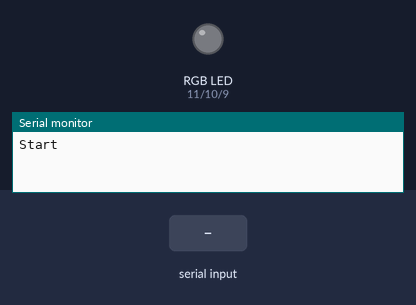
Simulated run of this sketch. Board: Arduino Uno, built with avr-gcc and run on an emulated ATmega328P. On the bench: an RGB LED mixed from three pins (HIGH = lit), the last lines printed to the serial monitor. The inputs (shaded band) are chosen by the test bench. Dim RGB values are drawn brighter than linear.

Above: at 1.2 s.
1.3 s: "90,45,200\n" received over Serial
At 2.5 s:
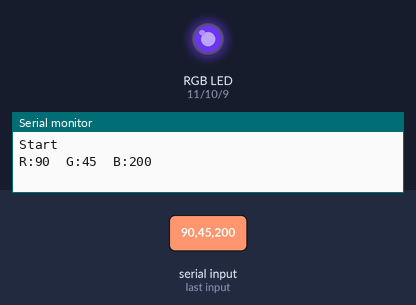
2.8 s: "30,150,10\n" received over Serial
At 3.7 s:
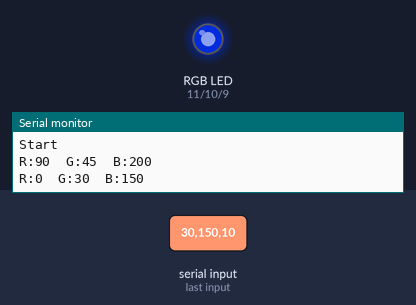
5.8 s: "90,45\n" received over Serial
At 8.0 s:
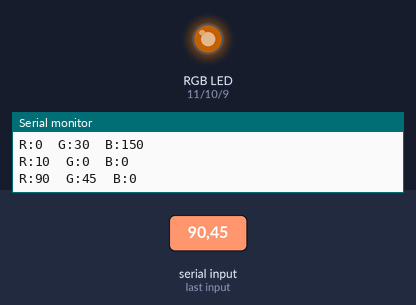
8.3 s: "30,150\n" received over Serial
At 9.8 s:
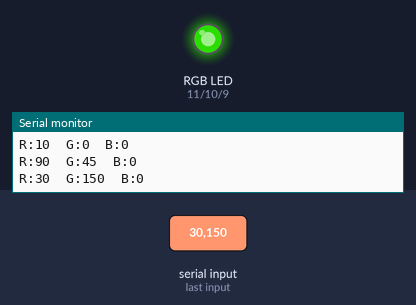
10.8 s: "90\n" received over Serial
At 13.6 s:
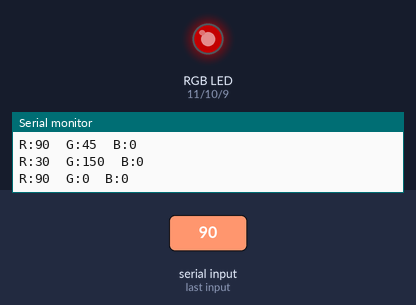
13.8 s: "200\n" received over Serial
At 17.1 s:
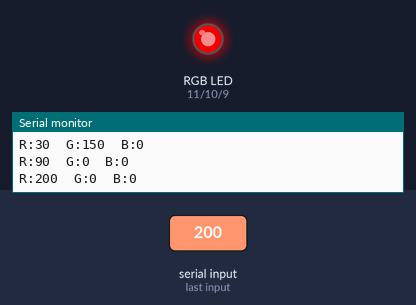
Timing chart, 0 to 17.8 s (numbered marks = the images above; inputs shaded):
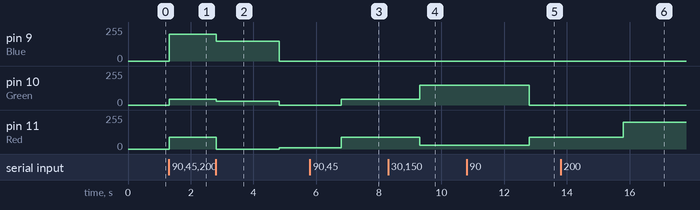

Measured:
- after the input at 1.3 s, pin 9 (Blue): 0/255 → 200/255 at once; pin 10 (Green): 0/255 → 45/255 at once; pin 11 (Red): 0/255 → 90/255 at once
- after the input at 2.8 s, pin 9 (Blue): 200/255 → 150/255 at once, → 0/255 2.0 s later; pin 10 (Green): 45/255 → 30/255 at once, → 0/255 2.0 s later; pin 11 (Red): 90/255 → 0/255 after 0.01 s instead of 1.5 s
- after the input at 5.8 s, pin 10 (Green): 0/255 → 45/255 after 1.0 s; pin 11 (Red): 10/255 → 90/255 after 1.0 s
- after the input at 8.3 s, pin 10 (Green): 45/255 → 150/255 after 1.0 s; pin 11 (Red): 90/255 → 30/255 after 1.0 s
- after the input at 10.8 s, pin 10 (Green): 150/255 → 0/255 after 2.0 s; pin 11 (Red): 30/255 → 90/255 after 2.0 s
- after the input at 13.8 s, pin 11 (Red): 90/255 → 200/255 after 2.0 s

The sketch:

10_RGB_Serial.ino
```cpp
#define Blue 9
#define Green 10
#define Red 11
int R = 0, G = 0, B = 0;

void setup() {
  pinMode(Blue,OUTPUT);
  pinMode(Green,OUTPUT);
  pinMode(Red,OUTPUT);

  digitalWrite(Blue,LOW);
  digitalWrite(Green,LOW);
  digitalWrite(Red,LOW);

  Serial.begin(9600);
  Serial.println("Start");
}

void loop() {
  if(Serial.available()>0){
    R = Serial.parseInt();
    G = Serial.parseInt();
    B = Serial.parseInt();
    Serial.println((String)"R:"+R+"\tG:"+G+"\tB:"+B);

    analogWrite(Blue, B);
    analogWrite(Green, G);
    analogWrite(Red, R);
    delay(10);
  }
}
```
